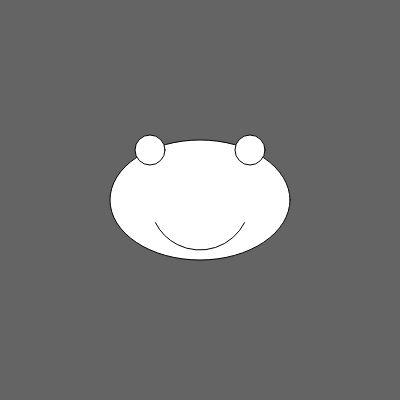
Frame 1 (no input)
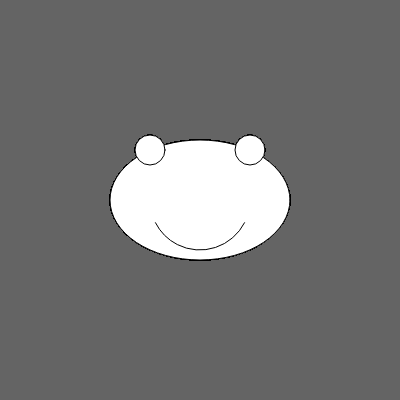
Frame 60 (no input)
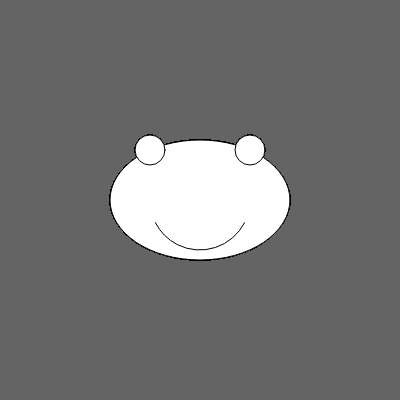
Frame 120 (the mouse pressed at the canvas centre since frame 60)

The p5.js sketch that drew these frames (run headless with seeded random() and noise() and a simulated clock; from frame 60 on, the mouse is pressed at the canvas centre):

// p5.js sketch
// ── sketch.js
function setup() {
  createCanvas(400, 400);
  background(100);
}

function draw() {
  //background(100);

  // drawing effect
  if (mouseIsPressed) {
    noStroke();
    fill(0, 255, 0);
    ellipse(mouseX, mouseY, 30, 30);
  }

  // face
  stroke(0);
  fill(255);
  ellipse(width / 2, height / 2, 180, 120);
  circle(width / 2 - 50, height / 2 - 50, 30);
  circle(width / 2 + 50, height / 2 - 50, 30);
  arc(width / 2, height / 2, 100, 100, PI * 0.15, PI * 0.85);
}
